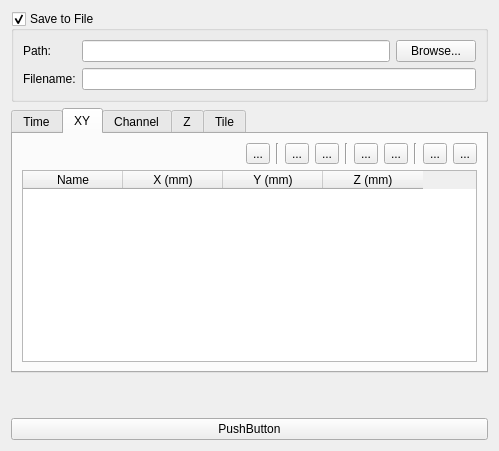
<?xml version="1.0" encoding="UTF-8"?>
<ui version="4.0">
 <class>Form</class>
 <widget class="QWidget" name="Form">
  <property name="geometry">
   <rect>
    <x>0</x>
    <y>0</y>
    <width>499</width>
    <height>451</height>
   </rect>
  </property>
  <property name="minimumSize">
   <size>
    <width>499</width>
    <height>0</height>
   </size>
  </property>
  <property name="windowTitle">
   <string>Form</string>
  </property>
  <layout class="QVBoxLayout" name="verticalLayout">
   <item>
    <widget class="QGroupBox" name="groupBox">
     <property name="title">
      <string>Save to File</string>
     </property>
     <property name="checkable">
      <bool>true</bool>
     </property>
     <layout class="QGridLayout" name="gridLayout_2">
      <item row="1" column="0">
       <widget class="QLabel" name="label_2">
        <property name="text">
         <string>Filename:</string>
        </property>
       </widget>
      </item>
      <item row="0" column="1">
       <widget class="QLineEdit" name="lineEdit"/>
      </item>
      <item row="0" column="0">
       <widget class="QLabel" name="label">
        <property name="text">
         <string>Path:</string>
        </property>
       </widget>
      </item>
      <item row="0" column="2">
       <widget class="QPushButton" name="pushButton_2">
        <property name="text">
         <string>Browse...</string>
        </property>
       </widget>
      </item>
      <item row="1" column="1" colspan="2">
       <widget class="QLineEdit" name="lineEdit_2"/>
      </item>
     </layout>
    </widget>
   </item>
   <item>
    <widget class="QTabWidget" name="tabWidget">
     <property name="currentIndex">
      <number>1</number>
     </property>
     <widget class="QWidget" name="tab_time">
      <attribute name="title">
       <string>Time</string>
      </attribute>
      <layout class="QVBoxLayout" name="verticalLayout_2">
       <item>
        <layout class="QHBoxLayout" name="horizontalLayout">
         <property name="topMargin">
          <number>0</number>
         </property>
         <item>
          <spacer name="horizontalSpacer">
           <property name="orientation">
            <enum>Qt::Horizontal</enum>
           </property>
           <property name="sizeHint" stdset="0">
            <size>
             <width>40</width>
             <height>20</height>
            </size>
           </property>
          </spacer>
         </item>
         <item>
          <widget class="QToolButton" name="toolButton_7">
           <property name="text">
            <string>...</string>
           </property>
          </widget>
         </item>
         <item>
          <widget class="Line" name="line_3">
           <property name="orientation">
            <enum>Qt::Vertical</enum>
           </property>
          </widget>
         </item>
         <item>
          <widget class="QToolButton" name="toolButton_6">
           <property name="text">
            <string>...</string>
           </property>
          </widget>
         </item>
         <item>
          <widget class="QToolButton" name="toolButton_5">
           <property name="text">
            <string>...</string>
           </property>
          </widget>
         </item>
         <item>
          <widget class="Line" name="line_2">
           <property name="orientation">
            <enum>Qt::Vertical</enum>
           </property>
          </widget>
         </item>
         <item>
          <widget class="QToolButton" name="toolButton_4">
           <property name="text">
            <string>...</string>
           </property>
          </widget>
         </item>
         <item>
          <widget class="QToolButton" name="toolButton_3">
           <property name="text">
            <string>...</string>
           </property>
          </widget>
         </item>
         <item>
          <widget class="Line" name="line">
           <property name="orientation">
            <enum>Qt::Vertical</enum>
           </property>
          </widget>
         </item>
         <item>
          <widget class="QToolButton" name="toolButton_2">
           <property name="text">
            <string>...</string>
           </property>
          </widget>
         </item>
         <item>
          <widget class="QToolButton" name="toolButton">
           <property name="text">
            <string>...</string>
           </property>
          </widget>
         </item>
        </layout>
       </item>
       <item>
        <widget class="QTableWidget" name="timeTable">
         <property name="showGrid">
          <bool>true</bool>
         </property>
         <property name="gridStyle">
          <enum>Qt::DashLine</enum>
         </property>
         <property name="sortingEnabled">
          <bool>false</bool>
         </property>
         <property name="cornerButtonEnabled">
          <bool>false</bool>
         </property>
         <property name="rowCount">
          <number>0</number>
         </property>
         <property name="columnCount">
          <number>4</number>
         </property>
         <attribute name="verticalHeaderStretchLastSection">
          <bool>false</bool>
         </attribute>
         <column>
          <property name="text">
           <string>Phase</string>
          </property>
         </column>
         <column>
          <property name="text">
           <string>Interval</string>
          </property>
         </column>
         <column>
          <property name="text">
           <string>Duration</string>
          </property>
         </column>
         <column>
          <property name="text">
           <string>Loops</string>
          </property>
         </column>
        </widget>
       </item>
      </layout>
     </widget>
     <widget class="QWidget" name="tab_xy">
      <attribute name="title">
       <string>XY</string>
      </attribute>
      <layout class="QVBoxLayout" name="verticalLayout_3">
       <item>
        <layout class="QHBoxLayout" name="horizontalLayout_2">
         <property name="topMargin">
          <number>0</number>
         </property>
         <item>
          <spacer name="horizontalSpacer_2">
           <property name="orientation">
            <enum>Qt::Horizontal</enum>
           </property>
           <property name="sizeHint" stdset="0">
            <size>
             <width>40</width>
             <height>20</height>
            </size>
           </property>
          </spacer>
         </item>
         <item>
          <widget class="QToolButton" name="toolButton_8">
           <property name="text">
            <string>...</string>
           </property>
          </widget>
         </item>
         <item>
          <widget class="Line" name="line_4">
           <property name="orientation">
            <enum>Qt::Vertical</enum>
           </property>
          </widget>
         </item>
         <item>
          <widget class="QToolButton" name="toolButton_9">
           <property name="text">
            <string>...</string>
           </property>
          </widget>
         </item>
         <item>
          <widget class="QToolButton" name="toolButton_10">
           <property name="text">
            <string>...</string>
           </property>
          </widget>
         </item>
         <item>
          <widget class="Line" name="line_5">
           <property name="orientation">
            <enum>Qt::Vertical</enum>
           </property>
          </widget>
         </item>
         <item>
          <widget class="QToolButton" name="toolButton_11">
           <property name="text">
            <string>...</string>
           </property>
          </widget>
         </item>
         <item>
          <widget class="QToolButton" name="toolButton_12">
           <property name="text">
            <string>...</string>
           </property>
          </widget>
         </item>
         <item>
          <widget class="Line" name="line_6">
           <property name="orientation">
            <enum>Qt::Vertical</enum>
           </property>
          </widget>
         </item>
         <item>
          <widget class="QToolButton" name="toolButton_13">
           <property name="text">
            <string>...</string>
           </property>
          </widget>
         </item>
         <item>
          <widget class="QToolButton" name="toolButton_14">
           <property name="text">
            <string>...</string>
           </property>
          </widget>
         </item>
        </layout>
       </item>
       <item>
        <widget class="QTableWidget" name="tableWidget">
         <column>
          <property name="text">
           <string>Name</string>
          </property>
         </column>
         <column>
          <property name="text">
           <string>X (mm)</string>
          </property>
         </column>
         <column>
          <property name="text">
           <string>Y (mm)</string>
          </property>
         </column>
         <column>
          <property name="text">
           <string>Z (mm)</string>
          </property>
         </column>
        </widget>
       </item>
      </layout>
     </widget>
     <widget class="QWidget" name="tab_channel">
      <attribute name="title">
       <string>Channel</string>
      </attribute>
      <layout class="QVBoxLayout" name="verticalLayout_4">
       <item>
        <layout class="QHBoxLayout" name="horizontalLayout_3">
         <property name="topMargin">
          <number>0</number>
         </property>
         <item>
          <spacer name="horizontalSpacer_3">
           <property name="orientation">
            <enum>Qt::Horizontal</enum>
           </property>
           <property name="sizeHint" stdset="0">
            <size>
             <width>40</width>
             <height>20</height>
            </size>
           </property>
          </spacer>
         </item>
         <item>
          <widget class="QToolButton" name="toolButton_15">
           <property name="text">
            <string>...</string>
           </property>
          </widget>
         </item>
         <item>
          <widget class="Line" name="line_7">
           <property name="orientation">
            <enum>Qt::Vertical</enum>
           </property>
          </widget>
         </item>
         <item>
          <widget class="QToolButton" name="toolButton_16">
           <property name="text">
            <string>...</string>
           </property>
          </widget>
         </item>
         <item>
          <widget class="QToolButton" name="toolButton_17">
           <property name="text">
            <string>...</string>
           </property>
          </widget>
         </item>
         <item>
          <widget class="Line" name="line_8">
           <property name="orientation">
            <enum>Qt::Vertical</enum>
           </property>
          </widget>
         </item>
         <item>
          <widget class="QToolButton" name="toolButton_18">
           <property name="text">
            <string>...</string>
           </property>
          </widget>
         </item>
         <item>
          <widget class="QToolButton" name="toolButton_19">
           <property name="text">
            <string>...</string>
           </property>
          </widget>
         </item>
         <item>
          <widget class="Line" name="line_9">
           <property name="orientation">
            <enum>Qt::Vertical</enum>
           </property>
          </widget>
         </item>
         <item>
          <widget class="QToolButton" name="toolButton_20">
           <property name="text">
            <string>...</string>
           </property>
          </widget>
         </item>
         <item>
          <widget class="QToolButton" name="toolButton_21">
           <property name="text">
            <string>...</string>
           </property>
          </widget>
         </item>
        </layout>
       </item>
       <item>
        <widget class="QTableWidget" name="tableWidget_2">
         <column>
          <property name="text">
           <string>Config</string>
          </property>
         </column>
         <column>
          <property name="text">
           <string>Name</string>
          </property>
         </column>
         <column>
          <property name="text">
           <string>Color</string>
          </property>
         </column>
         <column>
          <property name="text">
           <string>New Column</string>
          </property>
         </column>
         <column>
          <property name="text">
           <string>Focus</string>
          </property>
         </column>
        </widget>
       </item>
      </layout>
     </widget>
     <widget class="QWidget" name="tab_z">
      <attribute name="title">
       <string>Z</string>
      </attribute>
     </widget>
     <widget class="QWidget" name="tab_tile">
      <attribute name="title">
       <string>Tile</string>
      </attribute>
     </widget>
    </widget>
   </item>
   <item>
    <spacer name="verticalSpacer">
     <property name="orientation">
      <enum>Qt::Vertical</enum>
     </property>
     <property name="sizeHint" stdset="0">
      <size>
       <width>20</width>
       <height>40</height>
      </size>
     </property>
    </spacer>
   </item>
   <item>
    <widget class="QPushButton" name="pushButton">
     <property name="text">
      <string>PushButton</string>
     </property>
    </widget>
   </item>
  </layout>
 </widget>
 <resources/>
 <connections/>
</ui>
